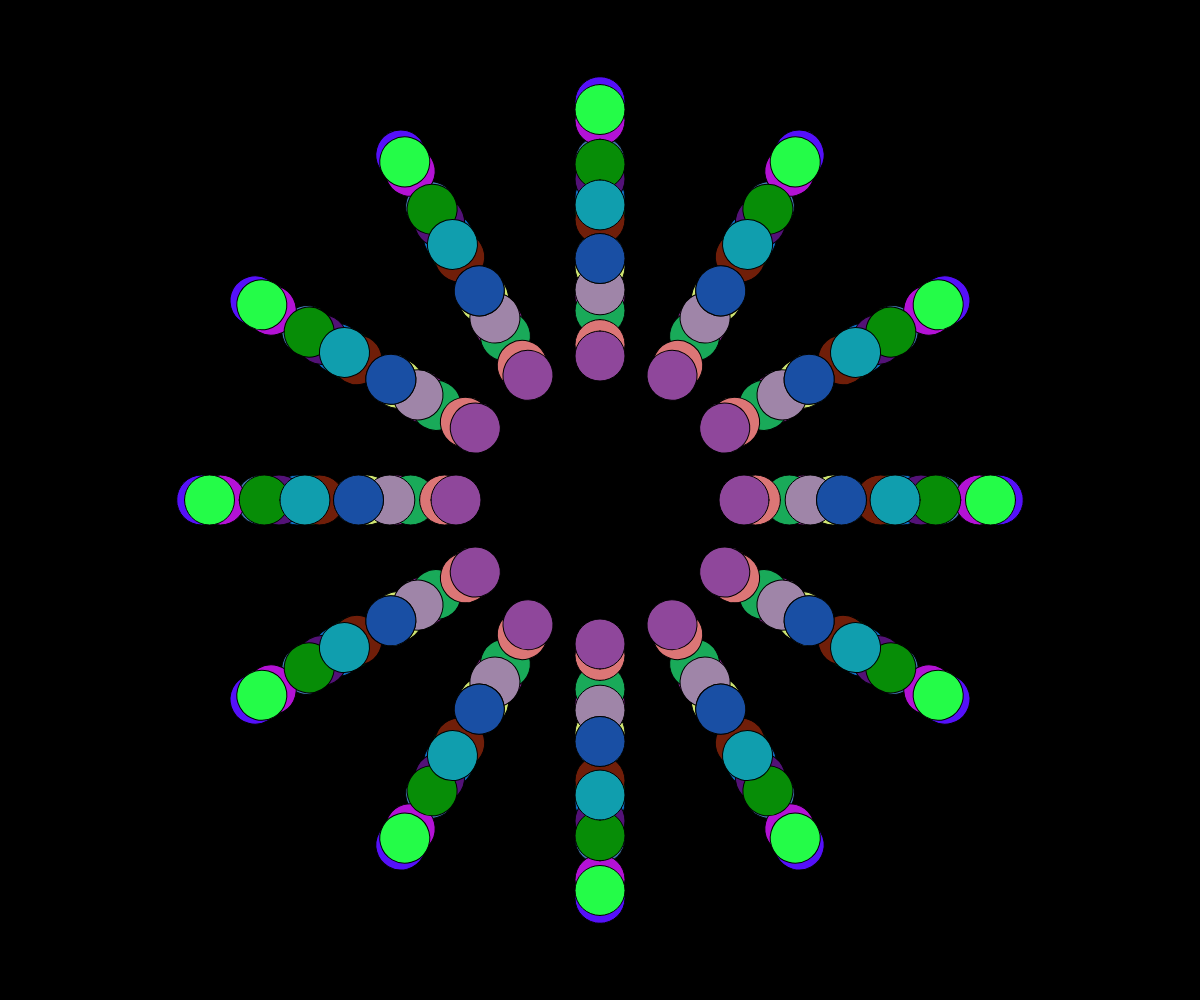
Frame 1 (no input)
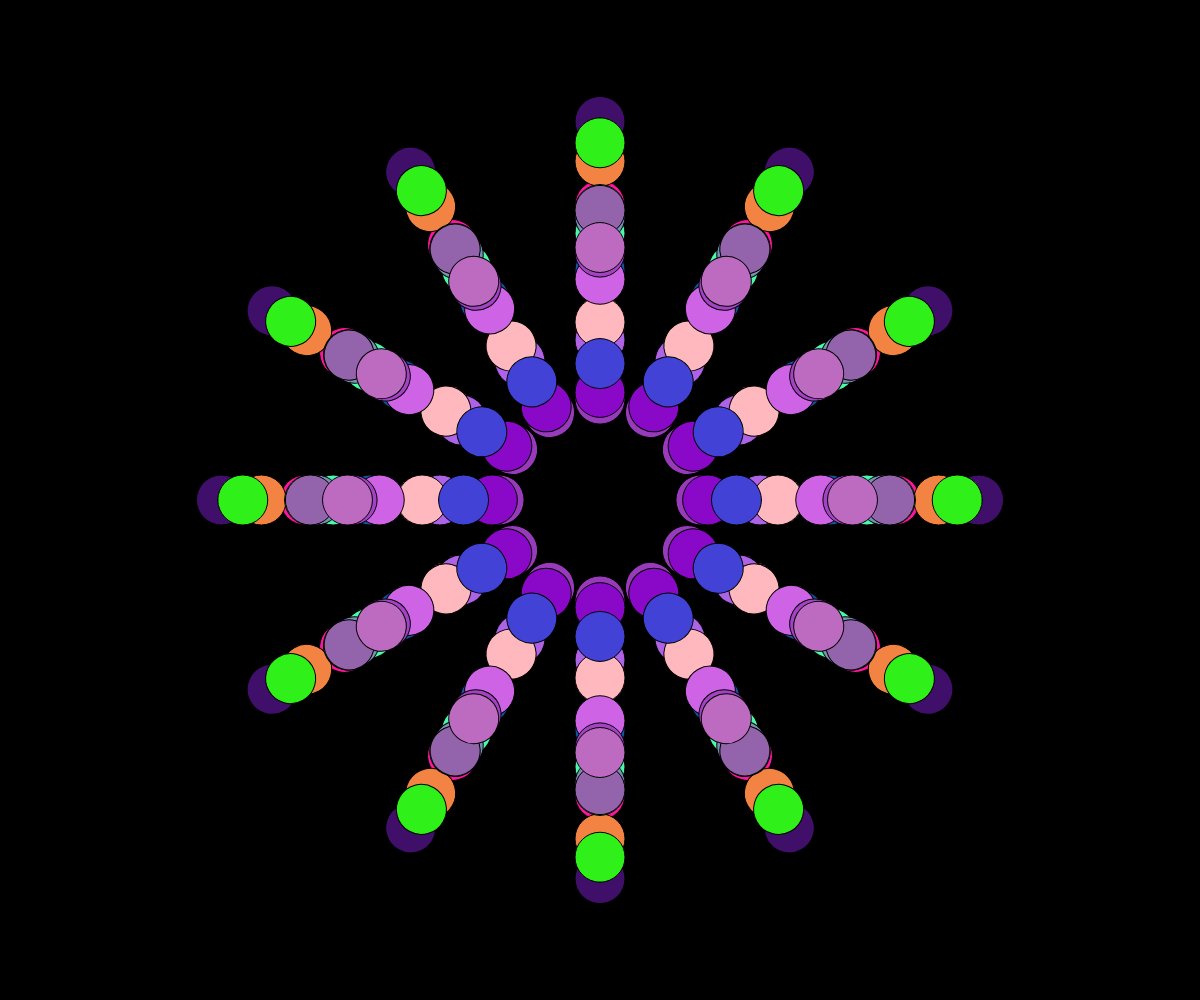
Frame 2 (the mouse pressed at the canvas centre, redrawn once)

The p5.js sketch that drew these frames (run headless with seeded random() and noise() and a simulated clock; the mouse was pressed at the canvas centre and the sketch redrawn once):

// p5.js sketch
// ── sketch.js
function setup() {
  createCanvas(windowWidth, windowHeight);
  angleMode(DEGREES)
}

function windowResized() {
  resizeCanvas(windowWidth, windowHeight)
}

function draw() {
  background('black');
  //loop runs 20 times to execute drawPattern function with random parameters
  for(let i = 0; i < 20; i++){
    let color = getRandomColor()
    let radius = random(width/12, width/3)
    drawPattern(color, radius)
  }
  noLoop()
}

//Takes random color and radius and generates 12 circles around the center.
function drawPattern(colorCircle, radius){
  push()
  translate(width/2, height/2)
  for(let i = 0; i < 12; i++){
    let angle = map(i, 0, 12, 0, 360)
    push()
    rotate(angle)
    translate(radius, 0)
    fill(colorCircle)
    circle(0, 0, 50)
    pop()
  }
  pop()
}

function getRandomColor() {
  let r = random(255);
  let g = random(255);
  let b = random(255);
  return color(r, g, b);
}
